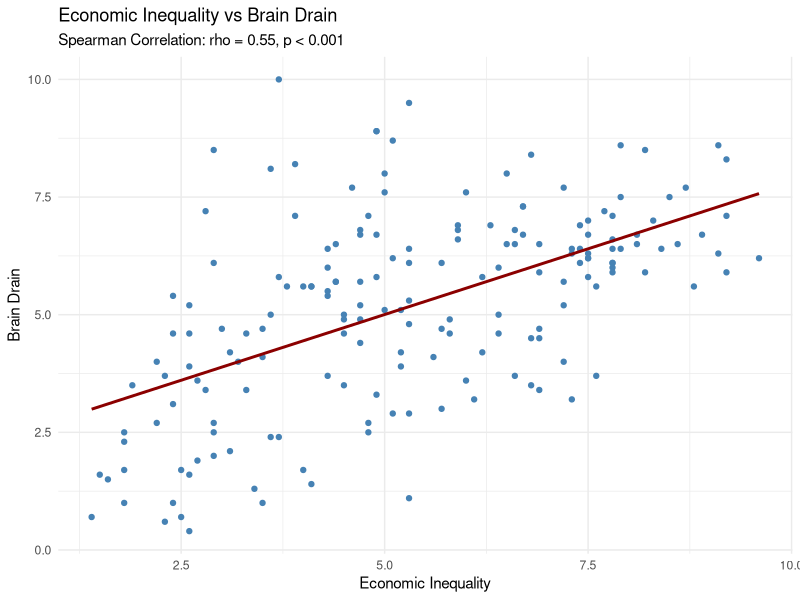
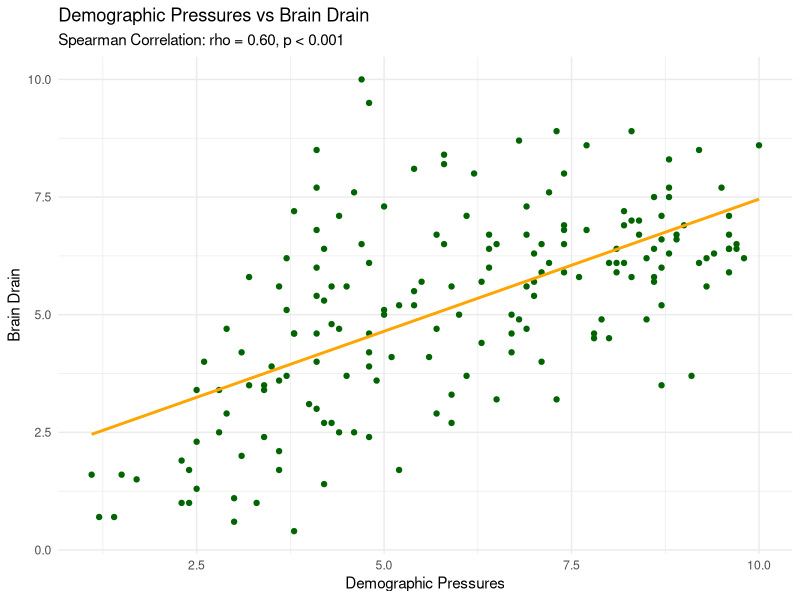
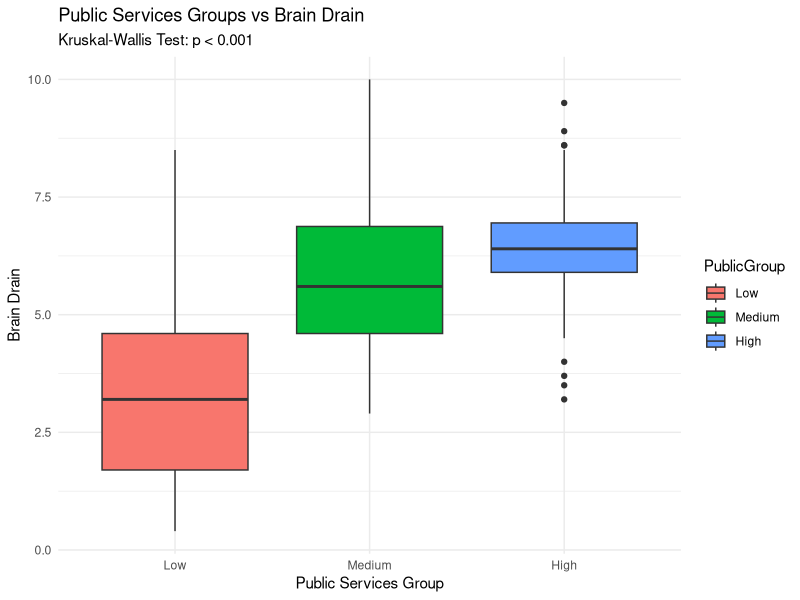
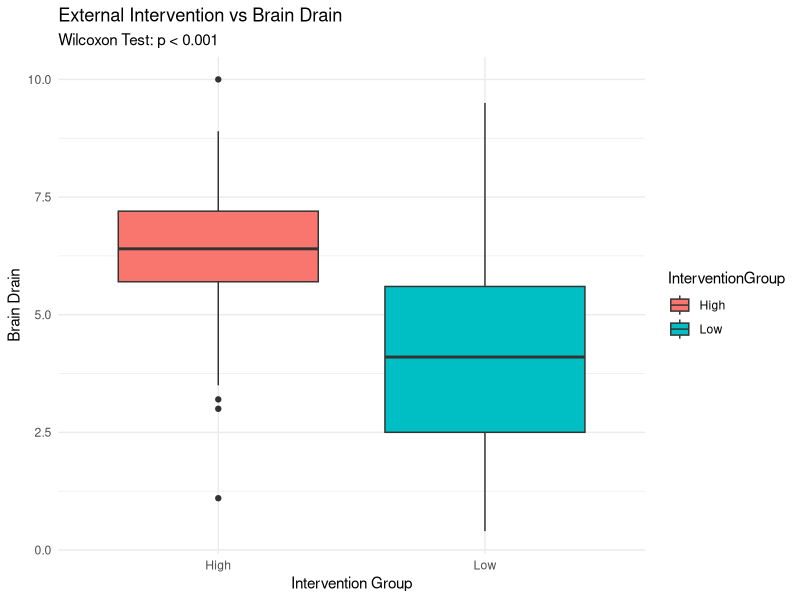
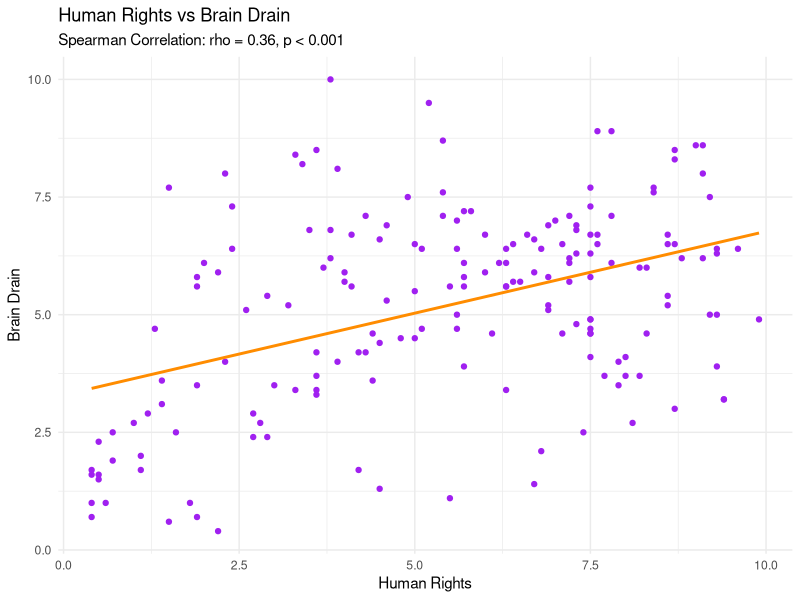

Recreate these plots in R, in order.
# ?? Libraries
library(readxl)
library(ggplot2)
library(dplyr)
# ?? Load Excel data
df <- read_excel("Data base Immigration.xlsx")
# ✅ Rename relevant columns
df <- df %>%
  rename(
    BrainDrain = `E3: Human Flight and Brain Drain`,
    EconInequality = `E2: Economic Inequality`,
    DemographicPressures = `S1: Demographic Pressures`,
    PublicServices = `P2: Public Services`,
    HumanRights = `P3: Human Rights`,
    ExtIntervention = `X1: External Intervention`
  )
# دستهبندی گروهها:
df$PublicGroup <- cut(df$PublicServices, breaks=3, labels=c("Low", "Medium", "High"))
df$InterventionGroup <- ifelse(df$ExtIntervention < median(df$ExtIntervention, na.rm=TRUE), "Low", "High")
# ✅ 1. Spearman Correlation: Economic Inequality vs Brain Drain
cat("\n----- Test 1: Economic Inequality vs Brain Drain -----\n")
cat("H0: There is no monotonic relationship between Economic Inequality and Brain Drain\n")
cat("H1: There is a monotonic relationship\n")
test1 <- cor.test(df$EconInequality, df$BrainDrain, method = "spearman", use = "complete.obs")
print(test1)
# ✅ 2. Spearman Correlation: Demographic Pressures vs Brain Drain
cat("\n----- Test 2: Demographic Pressures vs Brain Drain -----\n")
cat("H0: There is no monotonic relationship between Demographic Pressures and Brain Drain\n")
cat("H1: There is a monotonic relationship\n")
test2 <- cor.test(df$DemographicPressures, df$BrainDrain, method = "spearman", use = "complete.obs")
print(test2)
# ✅ 3. Kruskal-Wallis Test: Public Services vs Brain Drain
cat("\n----- Test 3: Public Services vs Brain Drain -----\n")
cat("H0: All Public Services groups have equal distribution of Brain Drain\n")
cat("H1: At least one group differs\n")
df$PublicGroup <- cut(df$PublicServices, breaks=3, labels=c("Low", "Medium", "High"))
test3 <- kruskal.test(BrainDrain ~ PublicGroup, data=df)
print(test3)
# ✅ 4. Wilcoxon Test: External Intervention (Low vs High) vs Brain Drain
cat("\n----- Test 4: External Intervention vs Brain Drain -----\n")
cat("H0: Brain Drain distributions are the same for Low and High Intervention\n")
cat("H1: Distributions are different\n")
df$InterventionGroup <- ifelse(df$ExtIntervention < median(df$ExtIntervention, na.rm=TRUE), "Low", "High")
test4 <- wilcox.test(BrainDrain ~ InterventionGroup, data=df)
print(test4)
# ✅ 5. Spearman Correlation: Human Rights vs Brain Drain
cat("\n----- Test 5: Human Rights vs Brain Drain -----\n")
cat("H0: No monotonic relationship between Human Rights and Brain Drain\n")
cat("H1: Monotonic relationship exists\n")
test5 <- cor.test(df$HumanRights, df$BrainDrain, method = "spearman", use = "complete.obs")
print(test5)
ggplot(df, aes(x = EconInequality, y = BrainDrain)) +
  geom_point(color = "steelblue") +
  geom_smooth(method = "lm", se = FALSE, color = "darkred") +
  labs(title = "Economic Inequality vs Brain Drain",
       subtitle = "Spearman Correlation: rho = 0.55, p < 0.001",
       x = "Economic Inequality",
       y = "Brain Drain") +
  theme_minimal()
ggplot(df, aes(x = DemographicPressures, y = BrainDrain)) +
  geom_point(color = "darkgreen") +
  geom_smooth(method = "lm", se = FALSE, color = "orange") +
  labs(title = "Demographic Pressures vs Brain Drain",
       subtitle = "Spearman Correlation: rho = 0.60, p < 0.001",
       x = "Demographic Pressures",
       y = "Brain Drain") +
  theme_minimal()
ggplot(df, aes(x = PublicGroup, y = BrainDrain, fill = PublicGroup)) +
  geom_boxplot() +
  labs(title = "Public Services Groups vs Brain Drain",
       subtitle = "Kruskal-Wallis Test: p < 0.001",
       x = "Public Services Group",
       y = "Brain Drain") +
  theme_minimal()
ggplot(df, aes(x = InterventionGroup, y = BrainDrain, fill = InterventionGroup)) +
  geom_boxplot() +
  labs(title = "External Intervention vs Brain Drain",
       subtitle = "Wilcoxon Test: p < 0.001",
       x = "Intervention Group",
       y = "Brain Drain") +
  theme_minimal()
ggplot(df, aes(x = HumanRights, y = BrainDrain)) +
  geom_point(color = "purple") +
  geom_smooth(method = "lm", se = FALSE, color = "darkorange") +
  labs(title = "Human Rights vs Brain Drain",
       subtitle = "Spearman Correlation: rho = 0.36, p < 0.001",
       x = "Human Rights",
       y = "Brain Drain") +
  theme_minimal()

